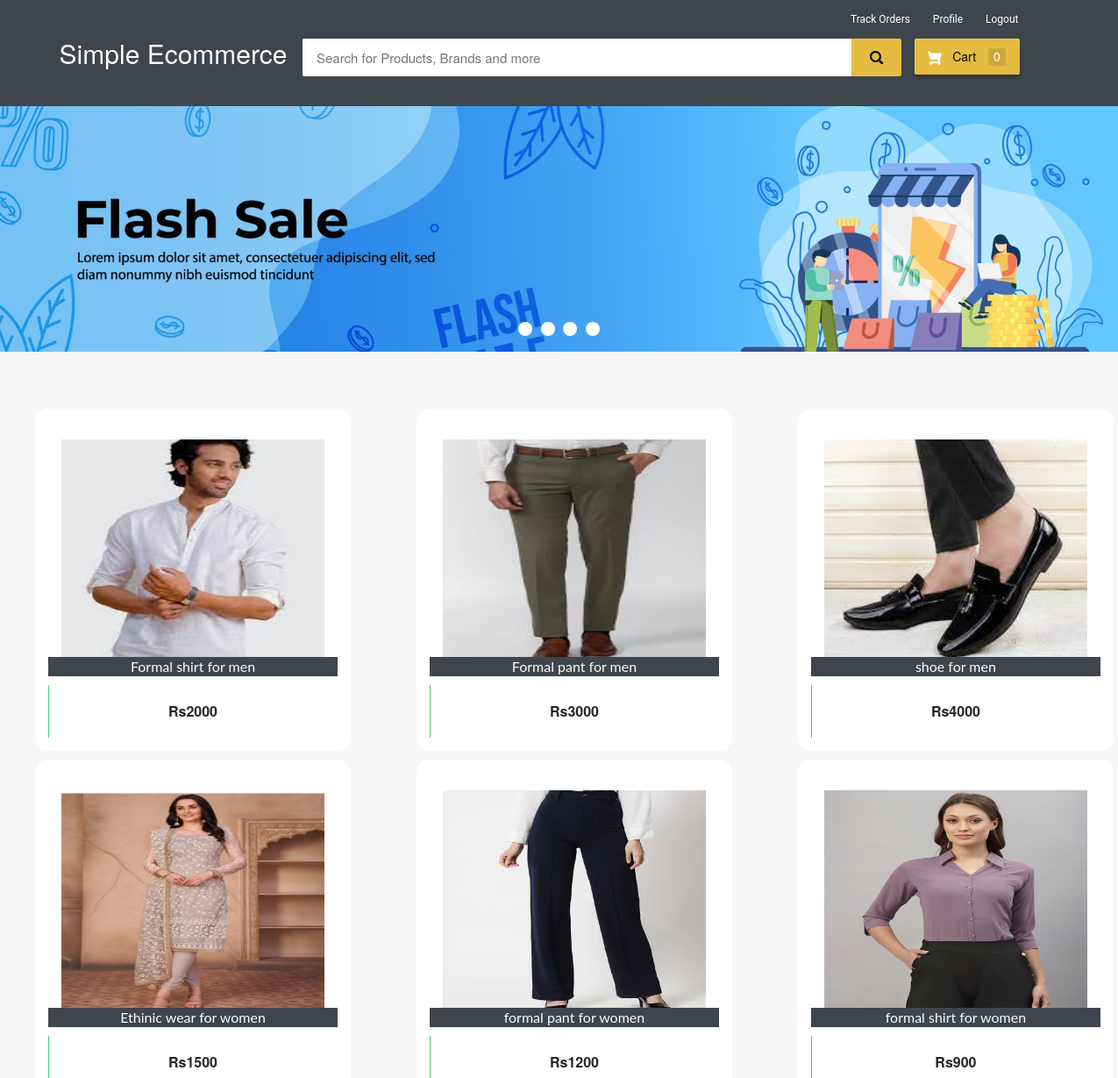
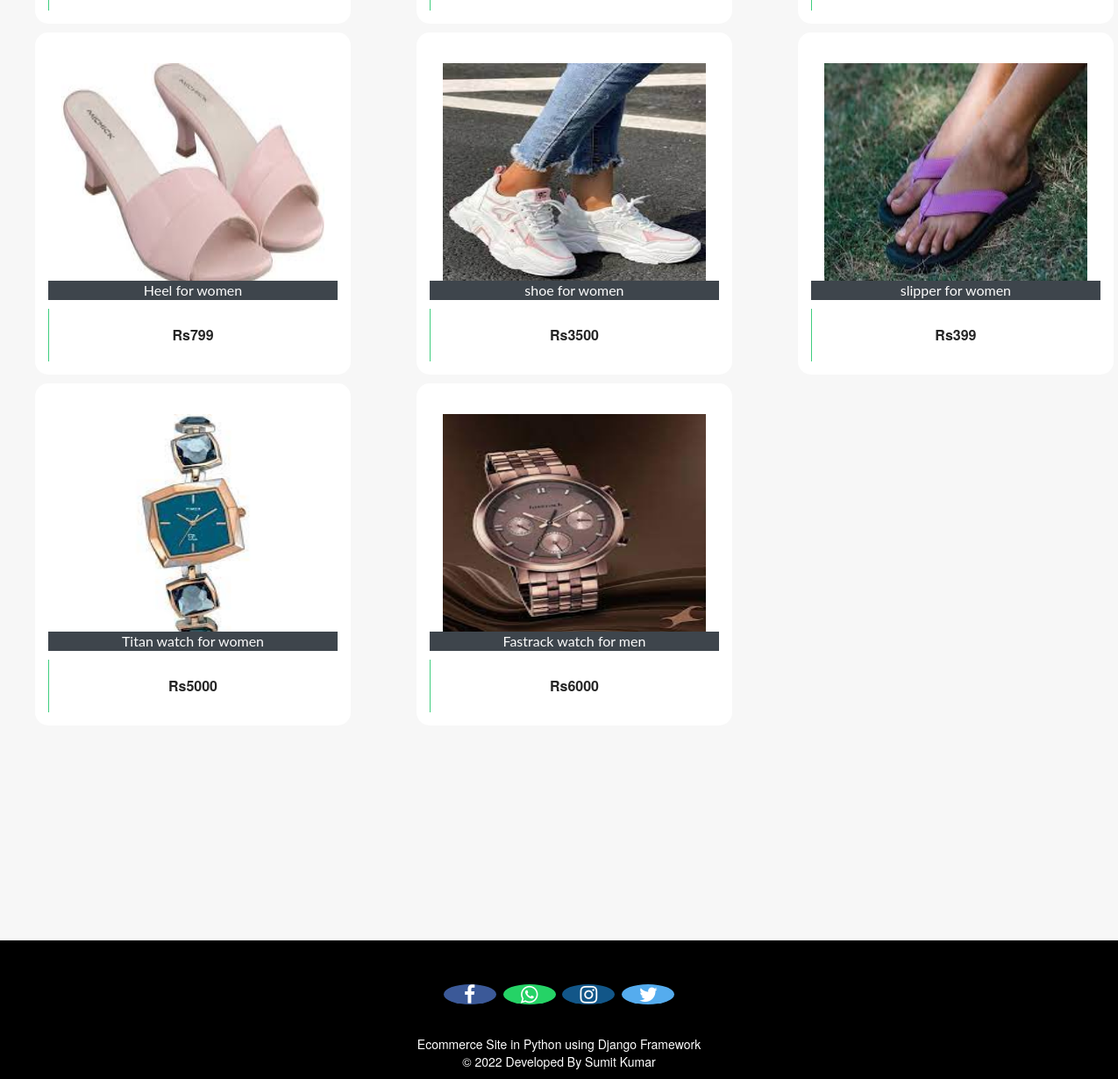
/customer-home (signed in), run on the app's committed database (2 pictures, top to bottom).
### ecom/models.py (models this page shows, shortened)
class Product(models.Model):
    name=models.CharField(max_length=40)
    product_image= models.ImageField(upload_to='product_image/',null=True,blank=True)
    price = models.PositiveIntegerField()
    description=models.CharField(max_length=40)

### ecom/views.py (the view)
# urls.py: path('customer-home', views.customer_home_view,name='customer-home'),
@login_required(login_url='customerlogin')
@user_passes_test(is_customer)
def customer_home_view(request):
    products=models.Product.objects.all()
    if 'product_ids' in request.COOKIES:
        product_ids = request.COOKIES['product_ids']
        counter=product_ids.split('|')
        product_count_in_cart=len(set(counter))
    else:
        product_count_in_cart=0
    return render(request,'ecom/customer_home.html',{'products':products,'product_count_in_cart':product_count_in_cart})

### ecom/views.py (called while the page is built)
def is_customer(user):
    return user.groups.filter(name='CUSTOMER').exists()

### templates/ecom/customer_home.html (shortened to what this page needs)
{% extends 'ecom/customer_base.html' %}
{% load static %}
{% block content %}
<div class="row">
  <div class="col-md-12">
    <div class="slider-container">
      <div class="menu">
        <label for="slide-dot-1"></label>
        <label for="slide-dot-2"></label>
        <label for="slide-dot-3"></label>
        <label for="slide-dot-4"></label>
      </div>
        <div class="slide slide-1"></div>
    </div>
  </div>
</div>
  {%if products%}
  <br>
  <div class="row">
      {% for p in products %}
      <div class="column">
      <div class="container page-wrapper" style="width: 450px;">
        <div class="page-inner">
          <div class="row">
            <div class="el-wrapper">
              <div class="box-up">
                <img class="img" src="{% static p.product_image.url %}" alt="product pic" height="300px" width="300px">
                <div class="img-info">
                  <div class="info-inner">
                    <span style="background-color:#3e454c; color:fbfbfb;"class="p-company">{{p.name}}</span>
                  </div>
                </div>
              </div>
              <div class="box-down">
                <a class="cart" href="{% url 'add-to-cart' p.id  %}">
                  <span class="price">Rs{{p.price}}</span>
                  <span class="add-to-cart">
                    <span class="txt"><i class="fa fa-shopping-cart"></i> Add To Cart</span>
                  </span>
                </a>
              </div>
            </div>
          </div>
        </div>
      </div>
      </div>
{% if forloop.counter|divisibleby:"3" %}
    </div>
    <div class="row">
          <br><br><br><br><br>
{% endif %}
  {% endfor %}
</div>
{%else%}
<h3 style="text-align:center; color:#3E454C;">No Search Found</h3>
{%endif%}
<br><br><br>
<br><br><br><br><br><br><br><br><br><br><br><br>
{% endblock content %}

### templates/ecom/customer_base.html (shortened to what this page needs)
<html>
{% load static %}
<head>
<link rel="stylesheet" href="https://maxcdn.bootstrapcdn.com/bootstrap/3.3.0/css/bootstrap.min.css">
<link rel="stylesheet" href="https://maxcdn.bootstrapcdn.com/font-awesome/4.7.0/css/font-awesome.min.css">
</head>
<body>
<div id="navbar">
    <div class="container">
        <div class="row row1">
            <ul class="largenav pull-right">
                <li class="upper-links"><a class="links" href="/my-order">Track Orders</a></li>
                <li class="upper-links"><a class="links" href="/my-profile">Profile</a></li>
                <li class="upper-links"><a class="links" href="/logout">Logout</a></li>
            </ul>
        </div>
        <div class="row row2">
            <div class="col-sm-3">
                <h2 style="margin:0px;"><a style="text-decoration:none; color:white;" href="/"><span class="largenav">Simple Ecommerce </span></a></h2>
            </div>
            <div class="navbar-search smallsearch col-sm-7 col-xs-11">
              <form  action="/search" method="get">
                <div class="row"> <input class="navbar-input col-xs-11" type="search" placeholder="Search for Products, Brands and more" name="query" id="query">
                  <button class="navbar-button col-xs-1" type="submit">
                  </button>
                </div>
              </form>
            </div>
            <div class="cart1 largenav col-sm-2"> <a class="cart-button" href="/cart">  Cart <span class="item-number ">{{ product_count_in_cart }}</span> </a> </div>
        </div>
    </div>
</div>
{% block content %}
{% endblock content %}
<br><br><br>
<footer>
  <br>
  <p>
    <a href="#" class="fa fa-facebook"></a>
    <a href="#" class="fa fa-whatsapp"></a>
    <a href="#" class="fa fa-instagram"></a>
    <a href="#" class="fa fa-twitter"></a>
  </p>
  <br>
  <div class="container">
    <div class="row">
      <div class="col-md-12 col-sm-12">
        <div style="color:#ffffff;" class="wow fadeInUp footer-copyright">
          <p>Ecommerce Site in Python using Django Framework<br>
            &copy; 2022 Developed By Sumit Kumar </p>
        </div>
      </div>
    </div>
  </div>
</footer>
</body>
</html>

### templates/ecom/customer_base.html (style rules this page uses)
body { background-color: #f7f7f7; }
#navbar { background-color: #3e454c; color: black; }
.row1 { padding-top: 10px; padding-right: 50px }
.row2 { padding-bottom: 20px }
.navbar-input { padding: 11px 16px; border-radius: 2px 0 0 2px; border: 0 none; outline: 0 none; font-size: 15px }
.navbar-button { background-color: #e5bc41; border: 1px solid #e5bc41; border-radius: 0 2px 2px 0; color: #565656; padding: 10px 0; height: 43px; cursor: pointer }
.cart-button { background-color: #E5BC41; box-shadow: 0 4px 4px 0 rgba(0, 0, 0, .23), inset 1px 1px 0 0 hsla(0, 0%, 100%, .2); padding: 10px 0; text-align: center; height: 41px; border-radius: 2px; font-weight: 500; width: 120px; display: inline-block; color: #FFFFFF; text-decoration: none; color: inherit; border: none; outline: none }
.cart-svg { display: inline-block; width: 16px; height: 16px; vertical-align: middle; margin-right: 8px }
.item-number { border-radius: 3px; background-color: rgba(0, 0, 0, .1); height: 20px; padding: 3px 6px; font-weight: 500; display: inline-block; color: #fff; line-height: 12px; margin-left: 10px }
.upper-links { display: inline-block; padding: 0 11px; line-height: 23px; font-family: 'Roboto', sans-serif; letter-spacing: 0; color: inherit; border: none; outline: none; font-size: 12px }
.links { color: #fff; text-decoration: none }
.largenav { display: none }
.smallsearch { margin-left: 15px; margin-top: 15px }
.menu { cursor: pointer }
footer { padding: 0px 0px 0px 0px; background-color: black; margin: 0px; }
.fa { font-size: 23px; width: 60px; text-align: center; text-decoration: none; margin: 5px 2px; border-radius: 50%; }
.fa-facebook { background: #3B5998; color: white; margin-top: 30px; }
.fa-whatsapp { background: #25d366; color: white; }
.fa-twitter { background: #55ACEE; color: white; }
.fa-instagram { background: #125688; color: white; }
p { text-align: center; }
@media screen and (min-width: 768px) { .largenav { display: block } }
@media screen and (min-width: 768px) { .smallsearch { margin: 0px } }

### data on the page
Product: product_image (picture), name "Formal shirt for men", price "2000"
Product: product_image (picture), name "Formal pant for men", price "3000"
Product: product_image (picture), name "shoe for men", price "4000"
Product: product_image (picture), name "Ethinic wear for women", price "1500"
Product: product_image (picture), name "formal pant for women", price "1200"
Product: product_image (picture), name "formal shirt for women", price "900"
Product: product_image (picture), name "Heel for women", price "799"
Product: product_image (picture), name "shoe for women", price "3500"
Product: product_image (picture), name "slipper for women", price "399"
Product: product_image (picture), name "Titan watch for women", price "5000"
Product: product_image (picture), name "Fastrack watch for men", price "6000"

### other printed values
{{ product_count_in_cart }} "0"
